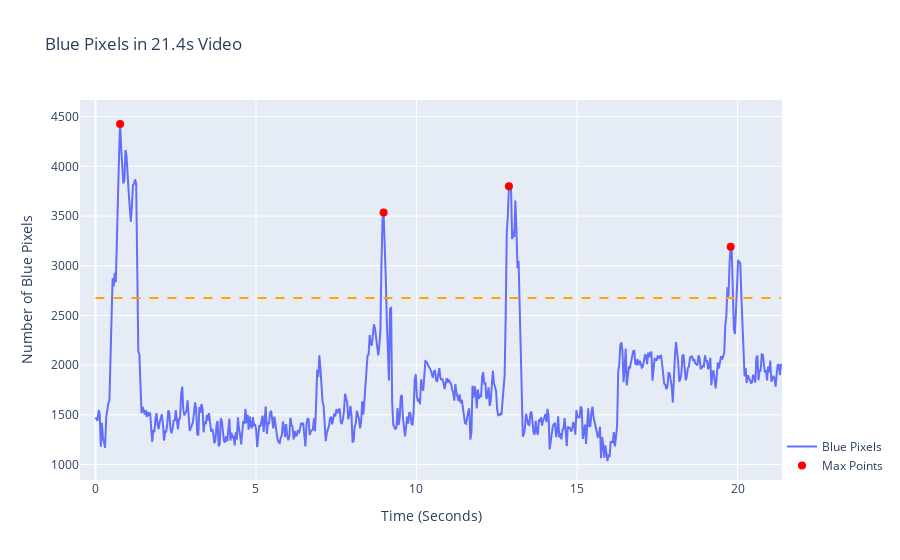

Notebook cell for this chart:
### Code cell
def plotly_with_max(y: np.ndarray, max_indices: np.ndarray) -> None:
    fig = go.Figure()
    
    # Calculate the time in seconds for each index
    time_seconds = np.arange(len(y)) / 29.97
    
    # Add a line trace for blue_pixel_counts
    fig.add_trace(go.Scatter(x=time_seconds, y=y, mode='lines', name='Blue Pixels'))
    
    # Add a horizontal line at the threshold
    fig.add_shape(type='line',
                  x0=0,
                  x1=max(time_seconds),
                  y0=np.mean(y) * 1.5,
                  y1=np.mean(y) * 1.5,
                  line=dict(color='orange', dash='dash'),
                  name='1.5 * Average')
    
    # Create a list of labels for hover text
    hover_labels = [f"Index: {idx}, Seconds: {time:.2f}" for idx, time in zip(max_indices, time_seconds[max_indices])]
    
    # Add red bullet points at the max indices with hover text
    fig.add_trace(go.Scatter(x=time_seconds[max_indices], y=y[max_indices],
                             mode='markers',
                             marker=dict(color='red', size=8),
                             name='Max Points',
                             text=hover_labels,  # Set hover text
                             hoverinfo='text'  # Show text on hover
                            ))
    
    # Customize layout
    fig.update_layout(title=f"Blue Pixels in {len(y)/29.97:.1f}s Video",
                      xaxis_title="Time (Seconds)",
                      yaxis_title="Number of Blue Pixels",
                      legend=dict(x=1, y=0),
                      showlegend=True)
    
    # Show the plot
    fig.show()

plotly_with_max(blue_pixel_counts, max_indices)

### Figure 1 — Plotly figure (JSON) as saved in the notebook; plotly's stock layout.template omitted (floating-point values rounded to 4 significant figures; data arrays with more than 128 entries replaced by an {"elided": "..."} marker saying what was removed)
{"data": [{"mode": "lines", "name": "Blue Pixels", "x": {"elided": "641 float values"}, "y": {"elided": "641 int values"}, "type": "scatter"}, {"hoverinfo": "text", "marker": {"color": "red", "size": 8}, "mode": "markers", "name": "Max Points", "text": ["Index: 23, Seconds: 0.77", "Index: 269, Seconds: 8.98", "Index: 386, Seconds: 12.88", "Index: 593, Seconds: 19.79"], "x": [0.7674, 8.976, 12.88, 19.79], "y": [4426, 3536, 3800, 3190], "type": "scatter"}], "layout": {"shapes": [{"line": {"color": "orange", "dash": "dash"}, "name": "1.5 * Average", "type": "line", "x0": 0, "x1": 21.35, "y0": 2675.0, "y1": 2675.0}], "legend": {"x": 1, "y": 0}, "title": {"text": "Blue Pixels in 21.4s Video"}, "xaxis": {"title": {"text": "Time (Seconds)"}}, "yaxis": {"title": {"text": "Number of Blue Pixels"}}, "showlegend": true}}
